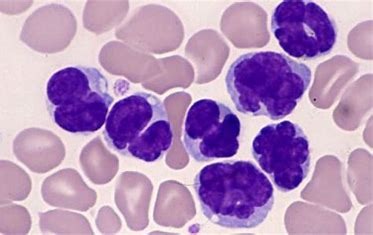
#> input picture PycharmProjects/december/images/eight.jpg, 373 x 235 px, given in place of the camera
$ jupyter execute Video.ipynb
#> lines starting #> are read from the running program, lines starting #| are printed output that depends on the picture
[cell 1]
import cv2,time
first_frame = None
video = cv2.VideoCapture(0)
while(True):
    check, frame = video.read()
#> frame is the input picture: shape (235, 373, 3); mean B, G, R 188.2, 144.3, 179.6
    #print(frame)
    gray = cv2.cvtColor(frame,cv2.COLOR_BGR2GRAY)
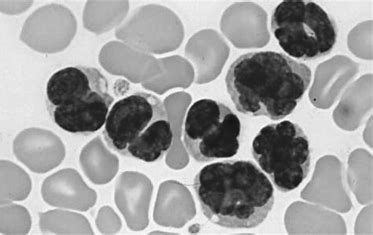
#> gray: shape (235, 373); min 19, max 252, mean 159.9
    gray = cv2.GaussianBlur(gray,(21,21),0)
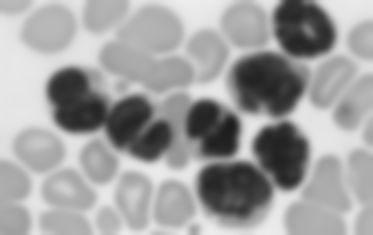
#> gray: shape (235, 373); min 28, max 237, mean 159.9
    if(first_frame is None):
        first_frame = gray
        continue
        delta_frame = cv2.absdiff(first_frame,gray)
        thresh_delta = cv2.threshold(delta_frame,30,255,cv2.THRESH.BNARY)[1]
        thresh_delta = cv2.dilate(thresh_delta,None,iterations = 0)
        (_,cnts,_) = cv2.findCountours(thresh_delta.copy(),cv2.RETR_EXTERNAL,cv2.CHAIN_APPROX_SIMPLE)
        for countour in cnts:
            if(cv2.countourArea(countour) < 1000):
                continue
            (x,y,w,h) = cv2.boundingRect(countour)
            cv2.rectangle(frame,(x,y),(x+w,y+h),(0,255,0),3)
        cv2.imshow("frame",frame)
        cv2.imshow("capturing",gray)
        cv2.imshow("delta",delta_frame)
        cv2.imshow("thresh",thresh_delta)
        key = cv2.waitKey(1)
        if(key == ord('q')):
            break
#print(a)
video.release()
cv2.destroyAllWindows()

$ run again, on PycharmProjects/december/images/eleventh.jpg
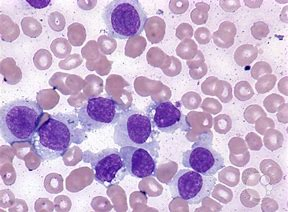
#> input picture PycharmProjects/december/images/eleventh.jpg, 288 x 212 px, given in place of the camera
#> frame is the input picture: shape (212, 288, 3); mean B, G, R 208.1, 175.3, 198.5
#> `gray = cv2.cvtColor(frame,cv2.COLOR_BGR2GRAY)`:
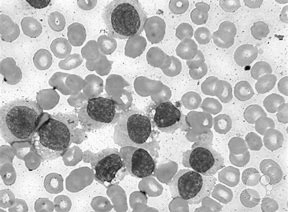
#> gray: shape (212, 288); min 6, max 255, mean 186
#> `gray = cv2.GaussianBlur(gray,(21,21),0)`:
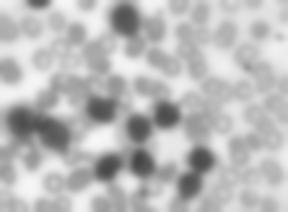
#> gray: shape (212, 288); min 68, max 247, mean 185.9

$ run again, on PycharmProjects/december/images/fifth.jpg
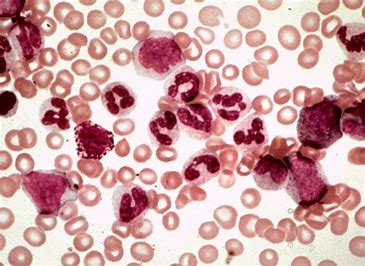
#> input picture PycharmProjects/december/images/fifth.jpg, 365 x 266 px, given in place of the camera
#> frame is the input picture: shape (266, 365, 3); mean B, G, R 165.6, 165.4, 208.6
#> `gray = cv2.cvtColor(frame,cv2.COLOR_BGR2GRAY)`:
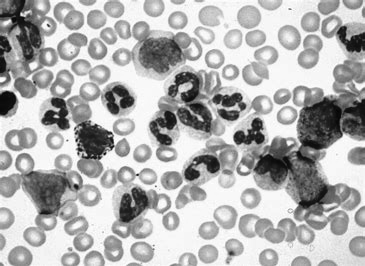
#> gray: shape (266, 365); min 4, max 255, mean 178.4
#> `gray = cv2.GaussianBlur(gray,(21,21),0)`:
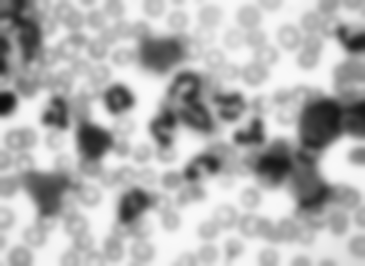
#> gray: shape (266, 365); min 12, max 249, mean 178.3

$ run again, on PycharmProjects/december/images/first.jpg
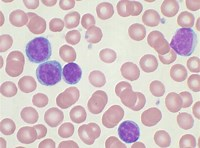
#> input picture PycharmProjects/december/images/first.jpg, 200 x 148 px, given in place of the camera
#> frame is the input picture: shape (148, 200, 3); mean B, G, R 199.4, 195.7, 212.6
#> `gray = cv2.cvtColor(frame,cv2.COLOR_BGR2GRAY)`:
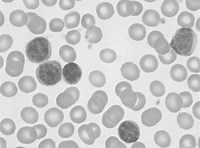
#> gray: shape (148, 200); min 86, max 253, mean 201.2
#> `gray = cv2.GaussianBlur(gray,(21,21),0)`:
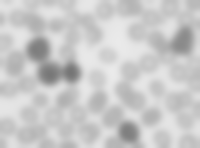
#> gray: shape (148, 200); min 117, max 234, mean 201.2
